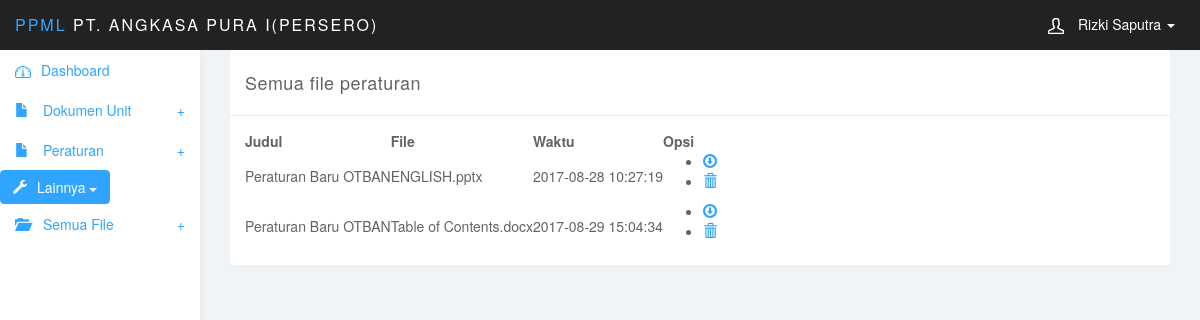
Before: /admin/view_all_peraturan.php (signed in) with the older database file.
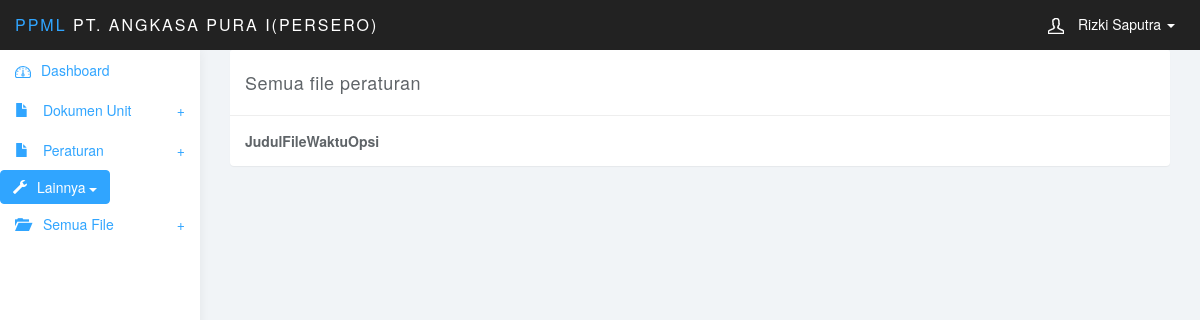
After: the same page with the newer database file.
### tables this page shows
CREATE TABLE `tb_peraturan` (
  `id_peraturan` int(3) NOT NULL AUTO_INCREMENT,
  `nomer` int(3) DEFAULT NULL,
  `judul` varchar(50) DEFAULT NULL,
  `tahun` int(10) DEFAULT NULL,
  `regulator` int(3) DEFAULT NULL,
  `file` varchar(255) DEFAULT NULL,
  `entry_date` datetime DEFAULT NULL,
  `masa_berlaku` date DEFAULT NULL,
  `id_admin` int(10) DEFAULT NULL,
  PRIMARY KEY (`id_peraturan`),
  KEY `id_admin` (`id_admin`),
  KEY `regulator` (`regulator`),
  KEY `nomer` (`nomer`),
  CONSTRAINT `tb_peraturan_ibfk_3` FOREIGN KEY (`nomer`) REFERENCES `tb_nomer` (`id_nomer`),
  CONSTRAINT `tb_peraturan_ibfk_5` FOREIGN KEY (`regulator`) REFERENCES `regulator` (`id_regulator`),
  CONSTRAINT `tb_peraturan_ibfk_6` FOREIGN KEY (`id_admin`) REFERENCES `tb_admin` (`id_admin`)
);

### admin/view_all_peraturan.php (the view, shortened to what this page needs)
<?php
require_once('header.php');
require_once('sidebar.php');
?>
<div class="col-sm-9 col-sm-offset-3 col-lg-10 col-lg-offset-2 main">
	<div class="col-md-12">
		<div class="panel panel-default">
			<div class="panel-heading">
				Semua file peraturan
			</div>
			<div class="panel-body">
				<table data-toggle="table"  data-show-refresh="true" data-show-toggle="true" data-show-columns="true" data-search="true" data-select-item-name="toolbar1" data-pagination="true" data-sort-name="name" data-sort-order="desc">
						    <thead>
						    <tr>
						    	<th data-field="judul">Judul</th>
						    	<th data-field="file">File</th>
						    	<th data-field="entry_date">Waktu</th>
						        <th colspan="1">Opsi</th>
						    </tr>
						    </thead>
						    <tbody>
						    <?php
						    $query = mysql_query("SELECT
							tb_peraturan.judul,
							tb_peraturan.id_peraturan,
							tb_peraturan.`file`,
							tb_peraturan.entry_date
							FROM
							tb_peraturan
							");
						    while ($data = mysql_fetch_array($query)) {
					    	?>
					        <tr>
					           	<td><?php echo $data['judul']; ?></td>
					           	<td><?php echo $data['file']; ?></td>
					           	<td><?php echo $data['entry_date']; ?></td>
					           	<td>
					           		<ul>
					           			<li>
					           				<?php
											echo "<a href='../uploads/".$data['file']."' class='glyphicon glyphicon-download'></a> ";
											?>
					           			</li>
					           			<li>
					           				<a href="delete_document.php?id_peraturan=<?php echo $data['id_peraturan'];?>" onclick="return confirm('Yakin mau di hapus?');" class="glyphicon glyphicon-trash"></a>
					           			</li>
					           		</ul>
					    		</td>
					        </tr>
						    <?php
						    }
						    ?>
					  		</tbody>
						</table>
			</div>
		</div>
	</div>
</div>

Changed rows visible on the page:
removed tb_peraturan: judul "Peraturan Baru OTBAN", file "ENGLISH.pptx", entry_date "2017-08-28 10:27:19"
removed tb_peraturan: judul "Peraturan Baru OTBAN", file "Table of Contents.docx", entry_date "2017-08-29 15:04:34"
